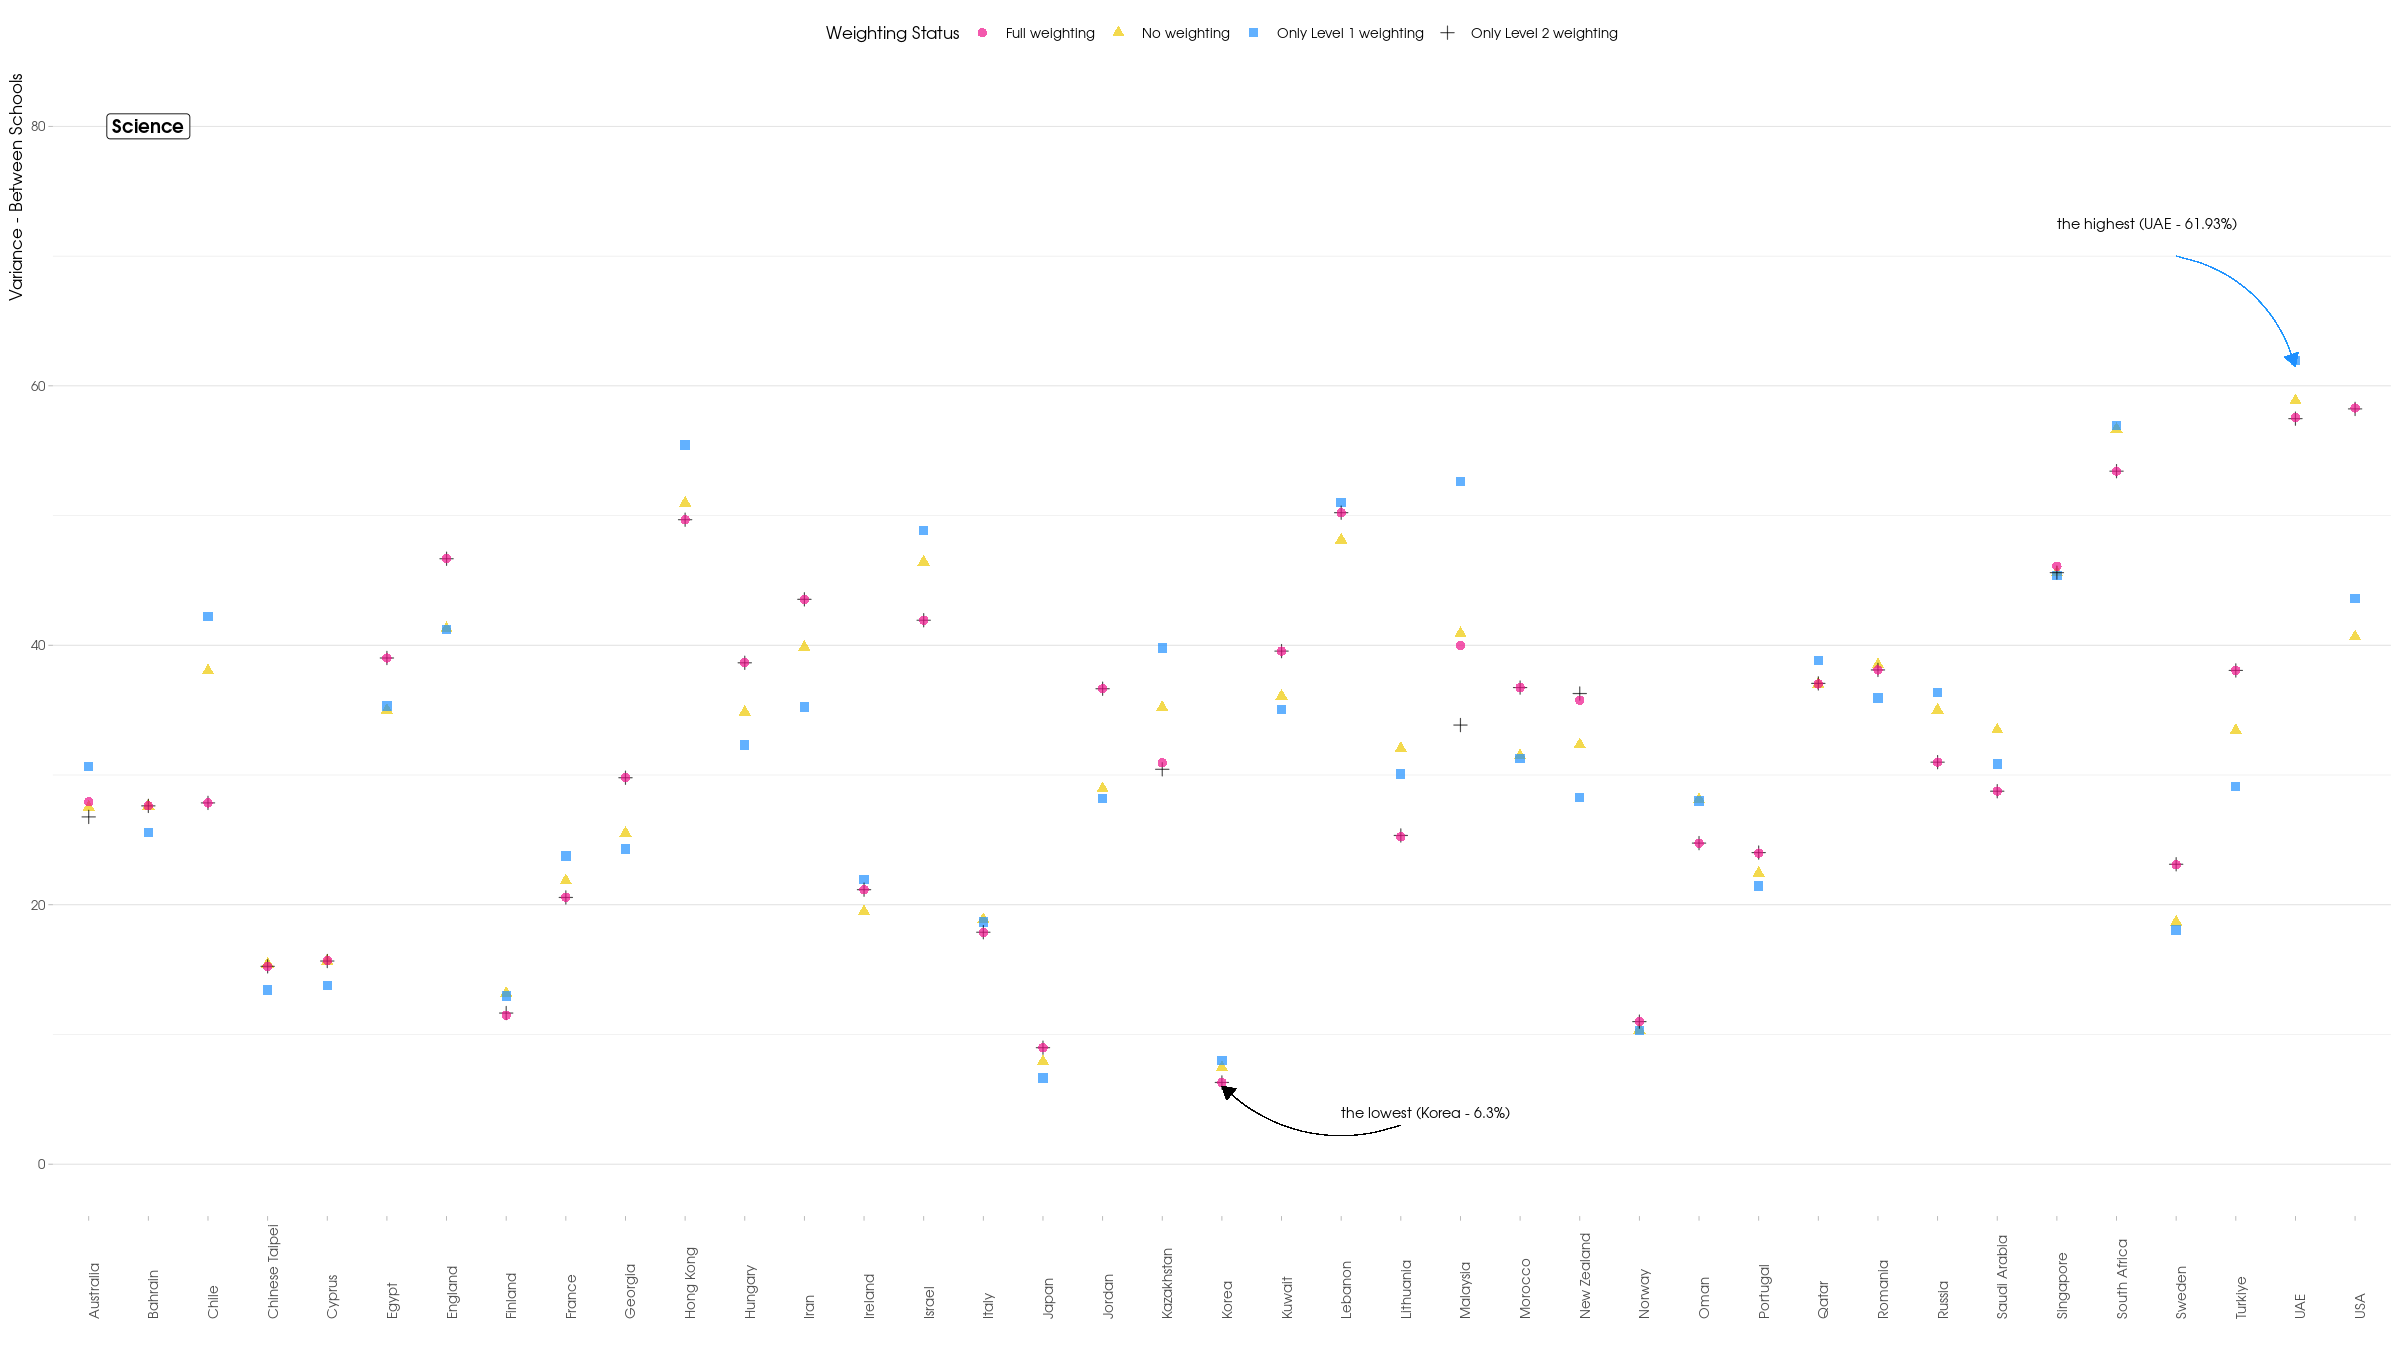

Reproduce this figure in R.
# importing dataset

# changing variable names (only for fixing legend title problem)
colnames(data_sci) <- c("country","se","var_betweenschools", "Weighting Status")

# drawing bplot2
library(ggplot2)
bplot2 <- ggplot(data_sci, aes(x = country, y = var_betweenschools, color = `Weighting Status`)) +
  geom_point(aes(shape = `Weighting Status`), size = 2.3, alpha = 0.7) +
  labs(x = "", y = "Variance - Between Schools") +
  theme_light() +
  theme(panel.grid.major.x = element_blank(),
        panel.border = element_blank(),
        axis.text.x = element_text(angle = 90, hjust = 0),
        axis.title.y = element_text(hjust = 1),
        text = element_text(family = "AvantGarde", size = 10),
        legend.position = "top") +
  scale_colour_manual(values = c("#ee1289","#eec900", "#1e8fff", "black")) +
  ylim(0, 80) +
  geom_curve(aes(x = 36, y = 70, xend = 38, yend = 61.5),
             arrow = arrow(length = unit(0.3, "cm"), type = "closed"),
             color = "#1e8fff",
             size = 0.1,
             curvature = -0.3
             ) +
  annotate(geom = "text", x = 34, y = 72.5, hjust = 0, label = "the highest (UAE - 61.93%)", 
           color = "black", size = 3, family = "AvantGarde") +
  geom_curve(aes(x = 23, y = 3, xend = 20, yend = 6),
             arrow = arrow(length = unit(0.3, "cm"), type = "closed"),
             color = "black",
             size = 0.1,
             curvature = -0.3
             ) +
  annotate(geom = "text", x = 22, y = 4, hjust = 0, label = "the lowest (Korea - 6.3%)", 
           color = "black", size = 3, family = "AvantGarde") +
  annotate("label", x = 2, y = 80, label = "Science", family = "AvantGarde", fontface = "bold") 

bplot2
